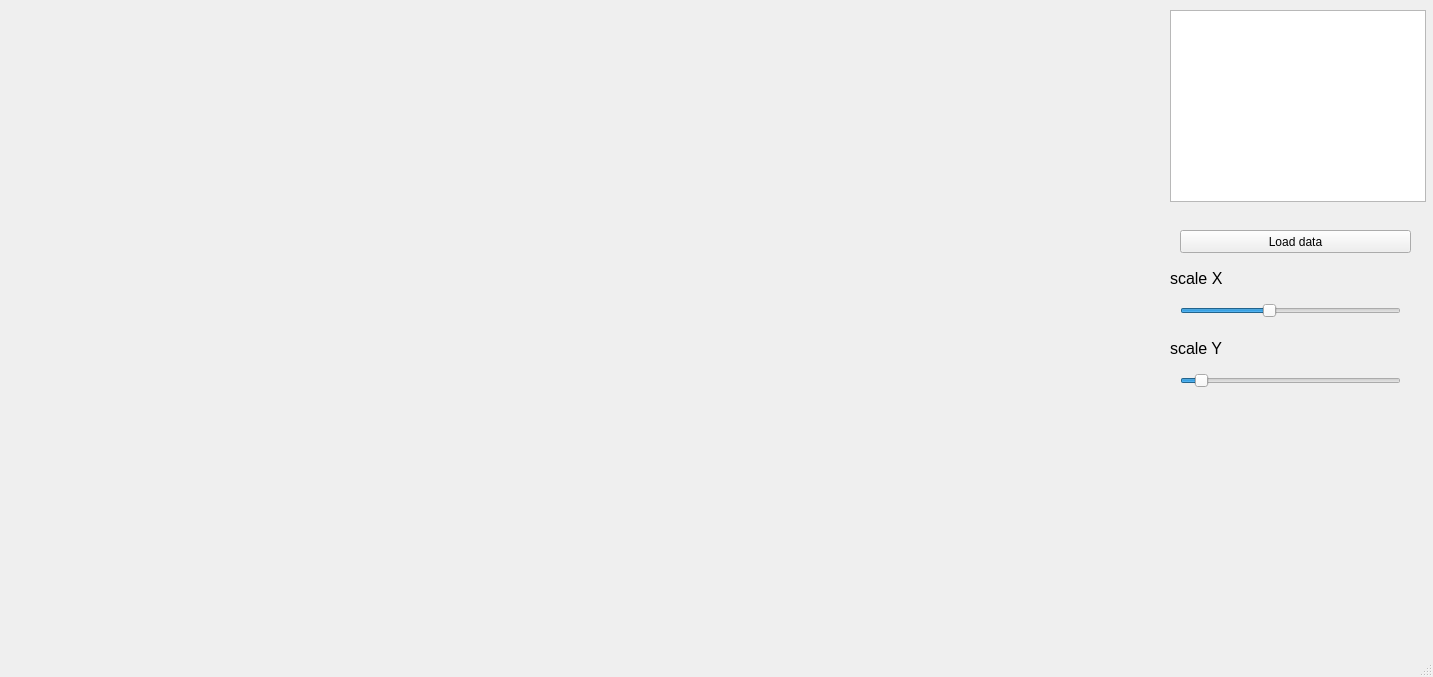
<?xml version="1.0" encoding="UTF-8"?>
<ui version="4.0">
 <class>MainWindow</class>
 <widget class="QMainWindow" name="MainWindow">
  <property name="geometry">
   <rect>
    <x>0</x>
    <y>0</y>
    <width>1433</width>
    <height>677</height>
   </rect>
  </property>
  <property name="windowTitle">
   <string>MainWindow</string>
  </property>
  <widget class="QWidget" name="centralwidget">
   <widget class="QPushButton" name="pushButton">
    <property name="geometry">
     <rect>
      <x>1180</x>
      <y>230</y>
      <width>231</width>
      <height>23</height>
     </rect>
    </property>
    <property name="text">
     <string>Load data</string>
    </property>
   </widget>
   <widget class="QTextBrowser" name="textBrowser">
    <property name="geometry">
     <rect>
      <x>1170</x>
      <y>10</y>
      <width>256</width>
      <height>192</height>
     </rect>
    </property>
   </widget>
   <widget class="QSlider" name="horizontalSlider">
    <property name="geometry">
     <rect>
      <x>1180</x>
      <y>300</y>
      <width>221</width>
      <height>22</height>
     </rect>
    </property>
    <property name="maximum">
     <number>500</number>
    </property>
    <property name="value">
     <number>200</number>
    </property>
    <property name="orientation">
     <enum>Qt::Horizontal</enum>
    </property>
   </widget>
   <widget class="QLabel" name="textLabel1">
    <property name="geometry">
     <rect>
      <x>1170</x>
      <y>270</y>
      <width>81</width>
      <height>16</height>
     </rect>
    </property>
    <property name="font">
     <font>
      <pointsize>12</pointsize>
     </font>
    </property>
    <property name="text">
     <string>scale X</string>
    </property>
   </widget>
   <widget class="QLabel" name="textLabel1_2">
    <property name="geometry">
     <rect>
      <x>1170</x>
      <y>340</y>
      <width>81</width>
      <height>16</height>
     </rect>
    </property>
    <property name="font">
     <font>
      <pointsize>12</pointsize>
     </font>
    </property>
    <property name="text">
     <string>scale Y</string>
    </property>
   </widget>
   <widget class="QSlider" name="horizontalSlider_2">
    <property name="geometry">
     <rect>
      <x>1180</x>
      <y>370</y>
      <width>221</width>
      <height>22</height>
     </rect>
    </property>
    <property name="minimum">
     <number>1</number>
    </property>
    <property name="maximum">
     <number>1000</number>
    </property>
    <property name="value">
     <number>70</number>
    </property>
    <property name="orientation">
     <enum>Qt::Horizontal</enum>
    </property>
   </widget>
  </widget>
  <widget class="QMenuBar" name="menubar">
   <property name="geometry">
    <rect>
     <x>0</x>
     <y>0</y>
     <width>1433</width>
     <height>21</height>
    </rect>
   </property>
  </widget>
  <widget class="QStatusBar" name="statusbar"/>
 </widget>
 <resources/>
 <connections/>
</ui>
